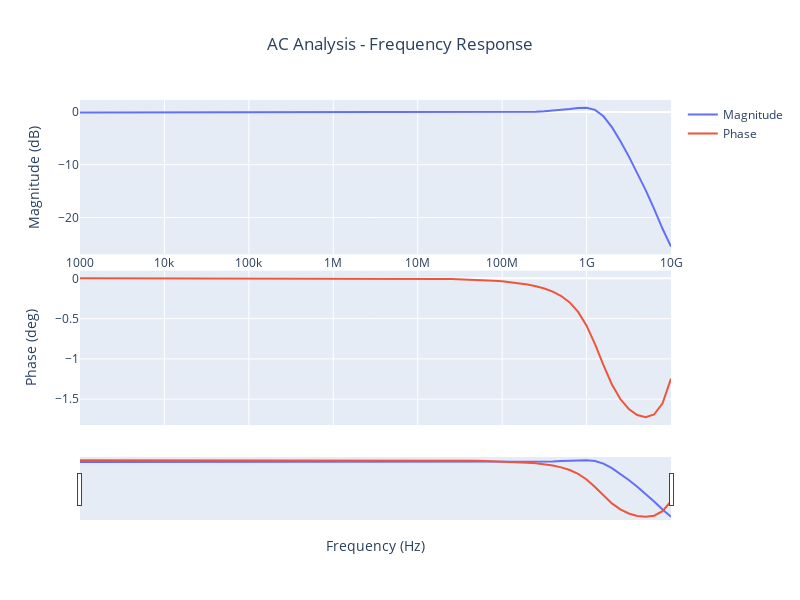

Notebook code for this chart:
### Code cell
spice_file = "/foss/designs/simulations/tb_ota_5t/test_ac/results.raw"


data = y2p.load_spice_raw(spice_file)

for signal, _ in data.items():
    print(f"  - {signal}")



data["tf_db"] = 20*np.log10(np.abs(data["v(out)"]))
data["tf_phase"] = np.angle(data["v(out)"])


# Now proceed with plotting using YAML configuration

spec = y2p.PlotSpec.from_yaml("""
title: "AC Analysis - Frequency Response"

X:
  signal: "frequency"
  label: "Frequency (Hz)"
  log_scale: true
                                    
Y:
  - label: "Magnitude (dB)"
    signals:
      Magnitude: "tf_db"
  - label: "Phase (deg)"
    signals:
      Phase: "tf_phase"
                            
height: 600
width: 800
show_rangeslider: true
""")

fig = y2p.plot(data, spec)
